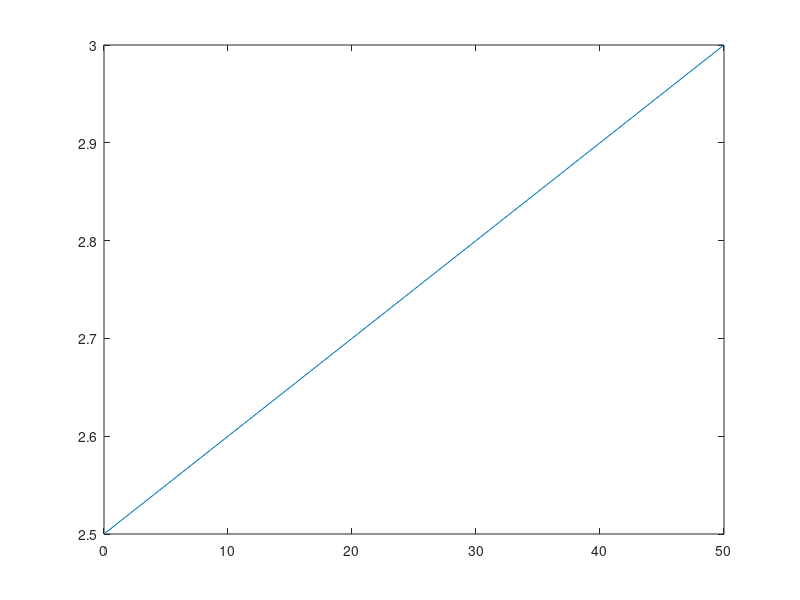

This figure's MATLAB source:
clc;
clear all;
close all;
%%%%%%%%%%%%%%%%%OC Test%%%%%%%%%%%%%%%%
W_0=150;
I_0=1.25;
V_0=200;
%%%%%%%%%%%%%%%%%%%%%%%%%%%%%%%%%%%%%%%%%
cos_phi_0=W_0/(I_0*V_0)

sin_phi_0=sqrt(1-((cos_phi_0)^(2)))

I_miu=I_0*sin_phi_0

I_w=I_0*cos_phi_0

R_w=V_0/I_w

X_miu=V_0/I_miu
%%%%%%%%%%%%%%%%%%%%%%%%%%%%%%%%%%%%%%%%%%%%%%%%%

f=[0;5;10;15;20;25;30;35;40;45;50];

W_If=[2.50000000000000;2.55000000000000;2.60000000000000;2.65000000000000;2.70000000000000;2.75000000000000;2.80000000000000;2.85000000000000;2.90000000000000;2.95000000000000;3];

plot(f,W_If)


A=2.5;
B=0.01;

W_h=2.5*50
W_e=0.01*(50)^2






